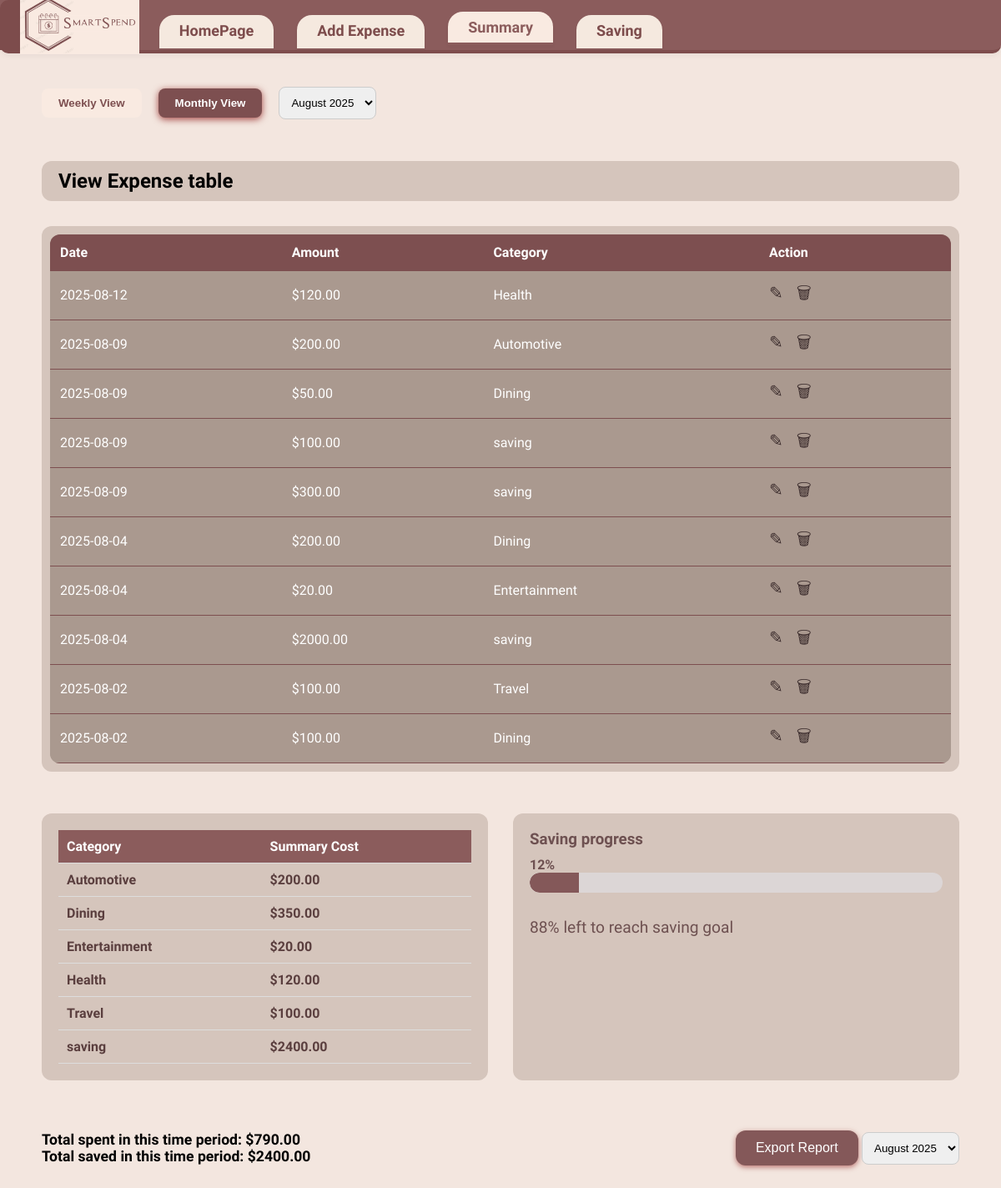
Page /summary on the committed database.
### tables this page shows
CREATE TABLE Expenses (
                        id INTEGER PRIMARY KEY AUTOINCREMENT,
                        amount REAL,
                        date TEXT,
                        description TEXT,
                        category TEXT,
                        timestamp TEXT
                    );

### app.py (the view, shortened to what this page needs)
@app.route('/summary')
def summary():
    view_mode = request.args.get('view', 'monthly')
    selected_period_label = request.args.get('period')
    conn = db_manager.connect()
    c = conn.cursor()
    c.execute('SELECT DISTINCT strftime("%Y-%m", date) FROM Expenses ORDER BY date DESC')
    month_keys = [row[0] for row in c.fetchall()]
    c.execute('SELECT DISTINCT strftime("%Y-%W", date) FROM Expenses ORDER BY date DESC')
    week_keys = [row[0] for row in c.fetchall()]
    month_periods = [month_name[int(m.split("-")[1])] + " " + m.split("-")[0] for m in month_keys]
    week_periods = [f"Week {int(w.split('-')[1])} {w.split('-')[0]}" for w in week_keys]
    if not selected_period_label:
        if view_mode == 'monthly' and month_keys:
            selected_period_label = month_periods[0]
        elif view_mode == 'weekly' and week_keys:
            selected_period_label = week_periods[0]
    if view_mode == 'monthly':
        periods = month_periods
        if selected_period_label in periods:
            idx = periods.index(selected_period_label)
            query_period = month_keys[idx]
        else:
            query_period = datetime.now().strftime('%Y-%m')
            selected_period_label = month_name[int(query_period.split('-')[1])] + " " + query_period.split('-')[0]
    try:
        if view_mode == 'monthly':
            c.execute('SELECT * FROM Expenses WHERE strftime("%Y-%m", date) = ? ORDER BY date DESC', (query_period,))
        else:
            c.execute('SELECT * FROM Expenses WHERE strftime("%Y-%W", date) = ? ORDER BY date DESC', (query_period,))
        expenses = c.fetchall()
        if view_mode == 'monthly':
            c.execute('SELECT category, SUM(amount) FROM Expenses WHERE strftime("%Y-%m", date) = ? GROUP BY category', (query_period,))
        else:
            c.execute('SELECT category, SUM(amount) FROM Expenses WHERE strftime("%Y-%W", date) = ? GROUP BY category', (query_period,))
        summary_data = c.fetchall()
        if view_mode == 'monthly':
            c.execute('SELECT SUM(amount) FROM Expenses WHERE strftime("%Y-%m", date) = ? AND category != "saving"', (query_period,))
            total_spent = c.fetchone()[0] or 0
            c.execute('SELECT SUM(amount) FROM Expenses WHERE category = "saving" AND strftime("%Y-%m", date) = ?', (query_period,))
            total_saved = c.fetchone()[0] or 0
        c.execute('SELECT target_amount FROM Goals WHERE is_active = 1')
        goal = c.fetchone()
        saving_percent = 0
        if goal and goal[0] > 0:
            saving_percent = int(round((total_saved / goal[0]) * 100))
            saving_percent = max(0, min(saving_percent, 100))
    except Exception as e:
        print(f"Error fetching summary data: {e}")
        expenses = []
        summary_data = []
        total_spent = 0
        total_saved = 0
        saving_percent = 0
    conn.close()
    try:
        total_spent = float(total_spent)
    except (TypeError, ValueError):
        total_spent = 0.0
    try:
        total_saved = float(total_saved)
    except (TypeError, ValueError):
        total_saved = 0.0
    summary_data = [(cat, float(tot) if tot is not None else 0.0) for cat, tot in summary_data]
    expenses = [(
        exp[0],
        float(exp[1]) if exp[1] is not None else 0.0,
        exp[2],
        exp[3],
        exp[4],
        exp[5]
    ) for exp in expenses]
    return render_template(
        'summary.html',
        expenses=expenses,
        summary_data=summary_data,
        total_spent=total_spent,
        total_saved=total_saved,
        saving_percent=saving_percent,
        periods=periods,
        selected_period=selected_period_label,
        view_mode=view_mode
    )

### app.py (called while the page is built)
    def connect(self):
        return sqlite3.connect(self.db_name)

### templates/summary.html (shortened to what this page needs)
<!DOCTYPE html>
<html lang="en">
<head>
  <link rel="stylesheet" href="{{ url_for('static', filename='summary.css') }}" />
</head>
<body>
  <header class="navbar">
  <img src="{{ url_for('static', filename='logo.png') }}" alt="SmartSpend Logo" class="nav-logo" />
  <nav>
    <a href="/home">HomePage</a>
    <a href="/add">Add Expense</a>
    <a href="/summary" class="active">Summary</a>
    <a href="/saving">Saving</a>
  </nav>
  </header>
  <div class="container">
    <main class="summary-page">
        <div class="controls">
          <button id="weekly" class="{{ 'active' if view_mode == 'weekly' else '' }}" onclick="window.location.href='?view=weekly'">Weekly View</button>
          <button id="monthly" class="{{ 'active' if view_mode == 'monthly' else '' }}" onclick="window.location.href='?view=monthly'">Monthly View</button>
          <select id="period" onchange="window.location.href='?view={{ view_mode }}&period='+this.value">
            {% for period in periods %}
              <option value="{{ period }}" {% if period == selected_period %}selected{% endif %}>{{ period }}</option>
            {% endfor %}
          </select>
        </div>
        <h2>View Expense table</h2>
        <div class="table-container">
          <table>
            <thead>
              <tr>
                <th>Date</th>
                <th>Amount</th>
                <th>Category</th>
                <th>Action</th>
              </tr>
            </thead>
            <tbody>
              {% if expenses %}
                {% for exp in expenses %}
                  <tr>
                    <td>{{ exp[2] }}</td>
                    <td>${{ "%.2f"|format(exp[1]) }}</td>
                    <td>{{ exp[4] }}</td>
                    <td>
                      <a href="/edit-expense/{{ exp[0] }}" title="Edit">&#9998;</a>
                      <a href="/delete-expense/{{ exp[0] }}" title="Delete" onclick="return confirm('Delete this expense?')">&#128465;</a>
                    </td>
                  </tr>
                {% endfor %}
              {% else %}
                <tr><td colspan="4">No expenses recorded</td></tr>
              {% endif %}
            </tbody>
          </table>
        </div>
        <div class="summary-bottom">
          <div class="category-summary">
            <table>
              <thead>
                <tr>
                  <th>Category</th>
                  <th>Summary Cost</th>
                </tr>
              </thead>
              <tbody>
                {% for cat, tot in summary_data %}
                  <tr>
                    <td>{{ cat }}</td>
                    <td>${{ "%.2f"|format(tot) }}</td>
                  </tr>
                {% endfor %}
              </tbody>
            </table>
          </div>
          <div class="saving-progress">
            <h3>Saving progress</h3>
            <div class="progress-label">{{ saving_percent }}%</div>
            <div class="progress-bar">
              <div class="fill" style="width: {{ saving_percent }}%;"></div>
            </div>
            <div class="progress-text">{{ 100 - saving_percent }}% left to reach saving goal</div>
          </div>
        </div>
        <div class="footer">
          <div>
            <div>Total spent in this time period: ${{ "%.2f"|format(total_spent) }}</div>
            <div>Total saved in this time period: ${{ "%.2f"|format(total_saved) }}</div>
          </div>
          <div>
            <button id="export" onclick="window.location.href='/export-report?view={{ view_mode }}&period={{ selected_period }}'">Export Report</button>
            <select id="footer-period" onchange="window.location.href='?view={{ view_mode }}&period='+this.value">
              {% for period in periods %}
                <option value="{{ period }}" {% if period == selected_period %}selected{% endif %}>{{ period }}</option>
              {% endfor %}
            </select>
          </div>
        </div>
      </main>
    </div>
</body>
</html>

### static/summary.css (style rules this page uses)
body, html { margin: 0; padding: 0; height: 100%; font-family: 'Work Sans', sans-serif; background-color: #f3e6df; }
.navbar { background-color: #8b5c5c; display: flex; align-items: center; justify-content: flex-start; padding: 0; height: 60px; border-bottom: 4px solid #7d4c4c; border-radius: 0 0 10px 10px; box-shadow: 0 2px 8px rgba(0,0,0,0.06); position: relative; }
.navbar::before { content: ""; position: absolute; left: 0; top: 0; width: 120px; height: 100%; background-color: #7d4c4c; border-radius: 10px 0 0 0; z-index: 0; }
.nav-logo { height: 70px; margin-left: 24px; margin-right: 24px; position: relative; z-index: 1; }
.navbar nav { display: flex; gap: 18px; position: relative; z-index: 1; }
.navbar nav a { color: #7d4c4c; text-decoration: none; font-size: 18px; font-family: 'Baloo Bhai', cursive; font-weight: 700; background: #f5e9df; border-radius: 18px 18px 0 0; padding: 8px 24px; margin-right: 10px; box-shadow: 0 2px 4px rgba(0,0,0,0.04); border: none; transition: background 0.2s; position: relative; top: 8px; }
.navbar nav a.active, .navbar nav a:focus { background: #F9EAE1; color: #8b5c5c; border-bottom: 3px solid #8b5c5c; top: 4px; }
.controls { display: flex; align-items: center; gap: 20px; }
.controls button { padding: 10px 20px; border: none; border-radius: 8px; background-color: #f9eae1; color: #7D4F50; font-weight: 600; cursor: pointer; }
.controls button.active { background-color: #7D4F50; color: #fff; box-shadow: 0 2px 8px rgba(128, 0, 0, 0.7); }
.controls select { padding: 10px; border-radius: 8px; border: 1px solid #ccc; cursor: pointer; }
.summary-page > h2 { background-color: #D5C5BC; padding: 10px 20px; border-radius: 12px; color: #000000; font-weight: 700; display: inline-block; margin-bottom: 0; }
.table-container { overflow-y: visible; border-radius: 12px; background-color: #D5C5BC; padding: 10px; box-sizing: border-box; }
.table-container table { width: 100%; border-collapse: collapse; background-color: #AA998F; border-radius: 12px; overflow: hidden; }
.table-container th, .table-container td { padding: 12px; text-align: left; border-bottom: 1px solid #7D4F50; color: #fff; }
.table-container th { background-color: #7D4F50; font-weight: 700; }
.table-container tbody tr { background-color: #AA998F; }
.table-container tbody tr:nth-child(even) { background-color: #AA998F; }
.table-container td a { margin-right: 12px; color: #3e2f2f; font-size: 20px; text-decoration: none; cursor: pointer; transition: color 0.2s; }
.summary-bottom { display: flex; gap: 30px; margin-top: 20px; }
.category-summary, .saving-progress { flex: 1; background-color: #D5C5BC; padding: 20px; border-radius: 12px; }
.category-summary h3, .saving-progress h3 { margin-top: 0; color: #7D4F50; }
.category-summary table { width: 100%; border-collapse: collapse; }
.category-summary th, .category-summary td { padding: 10px; border-bottom: 1px solid #ddd; text-align: left; color: #5a3e3e; font-weight: 600; }
.category-summary th { background-color: #8b5c5c; color: #fff; font-weight: 700; }
.saving-progress { background-color: #D5C5BC; }
.saving-progress h3 { font-weight: 700; color: #6e5151; margin-bottom: 10px; }
.progress-label { font-weight: 700; color: #6e5151; min-width: 50px; }
.progress-bar { flex: 1; background-color: #dcd6d6; border-radius: 20px; height: 24px; overflow: hidden; }
.progress-bar .fill { background-color: #845859; height: 100%; border-radius: 20px 0 0 20px; }
.progress-text { font-size: 1.2em; color: #6e5151; margin-top: 30px; }
.footer { display: flex; justify-content: space-between; align-items: center; margin-top: 30px; font-weight: 700; color: #000000; font-size: 1.1em; flex-wrap: wrap; gap: 20px; }
.footer button { padding: 12px 24px; background-color: #845859; color: #fff; border: none; border-radius: 12px; font-size: 16px; cursor: pointer; box-shadow: 0 2px 6px rgba(128, 0, 0, 0.5); transition: background-color 0.3s; }
.footer select { padding: 10px; border-radius: 8px; border: 1px solid #ccc; cursor: pointer; }
.container { display: flex; height: 100vh; }
.summary-page { padding: 40px 50px; flex: 1; overflow-y: auto; display: flex; flex-direction: column; gap: 30px; }

### rows in the picture
Expenses: date "2025-08-12", amount "120.00", category "Health"
Expenses: date "2025-08-09", amount "200.00", category "Automotive"
Expenses: date "2025-08-09", amount "50.00", category "Dining"
Expenses: date "2025-08-09", amount "100.00", category "saving"
Expenses: date "2025-08-09", amount "300.00", category "saving"
Expenses: date "2025-08-04", amount "200.00", category "Dining"
Expenses: date "2025-08-04", amount "20.00", category "Entertainment"
Expenses: date "2025-08-04", amount "2000.00", category "saving"
Expenses: date "2025-08-02", amount "100.00", category "Travel"
Expenses: date "2025-08-02", amount "100.00", category "Dining"

### other values in the picture
{{ cat }} "Dining" "saving"
{{ "%.2f"|format(tot) }} "350.00" "2400.00"
{{ saving_percent }} "12"
{{ 100 - saving_percent }} "88"
{{ "%.2f"|format(total_spent) }} "790.00"
{{ "%.2f"|format(total_saved) }} "2400.00"
form field value "August 2025"
